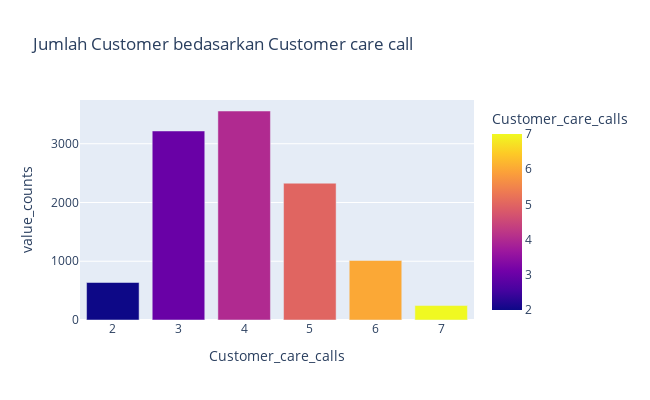

Source (notebook cell):
### Markdown cell above
- kolom diatas berfungsi untuk menggabungkan kolom integer kedalam sebuah dataframe sebelum dilakukan visualisasi lebih lanjut 
- dengan menggunakan select_dtypes untuk memilih kolom-kolom yang berisi nilai integer

### Code cell
# Membuat countplot dari jumlah customer care calls

customer_care = kolom_numerikal['Customer_care_calls'].value_counts().reset_index()
customer_care.columns = ['Customer_care_calls', 'value_counts']

fig = px.bar(customer_care, x='Customer_care_calls', y='value_counts',
             color='Customer_care_calls', color_discrete_sequence=px.colors.sequential.matter_r,
             width=650, height=400, title='Jumlah Customer bedasarkan Customer care call')

fig.update_traces(textposition='outside')
fig.update_xaxes(tickvals=customer_care['Customer_care_calls'])  # Set tick values for x-axis

fig.show()

### Figure 1 — Plotly figure (JSON) as saved in the notebook; plotly's stock layout.template omitted (floating-point values rounded to 4 significant figures)
{"data": [{"alignmentgroup": "True", "hovertemplate": "Customer_care_calls=%{marker.color}<br>value_counts=%{y}<extra></extra>", "legendgroup": "", "marker": {"color": [4, 3, 5, 6, 2, 7], "coloraxis": "coloraxis", "pattern": {"shape": ""}}, "name": "", "offsetgroup": "", "orientation": "v", "showlegend": false, "textposition": "outside", "type": "bar", "x": [4, 3, 5, 6, 2, 7], "xaxis": "x", "y": [3557, 3217, 2328, 1013, 638, 246], "yaxis": "y"}], "layout": {"barmode": "relative", "coloraxis": {"colorbar": {"title": {"text": "Customer_care_calls"}}, "colorscale": [[0, "#0d0887"], [0.1111, "#46039f"], [0.2222, "#7201a8"], [0.3333, "#9c179e"], [0.4444, "#bd3786"], [0.5556, "#d8576b"], [0.6667, "#ed7953"], [0.7778, "#fb9f3a"], [0.8889, "#fdca26"], [1, "#f0f921"]]}, "height": 400, "legend": {"tracegroupgap": 0}, "title": {"text": "Jumlah Customer bedasarkan Customer care call"}, "width": 650, "xaxis": {"anchor": "y", "domain": [0, 1], "tickvals": [4, 3, 5, 6, 2, 7], "title": {"text": "Customer_care_calls"}}, "yaxis": {"anchor": "x", "domain": [0, 1], "title": {"text": "value_counts"}}}}
